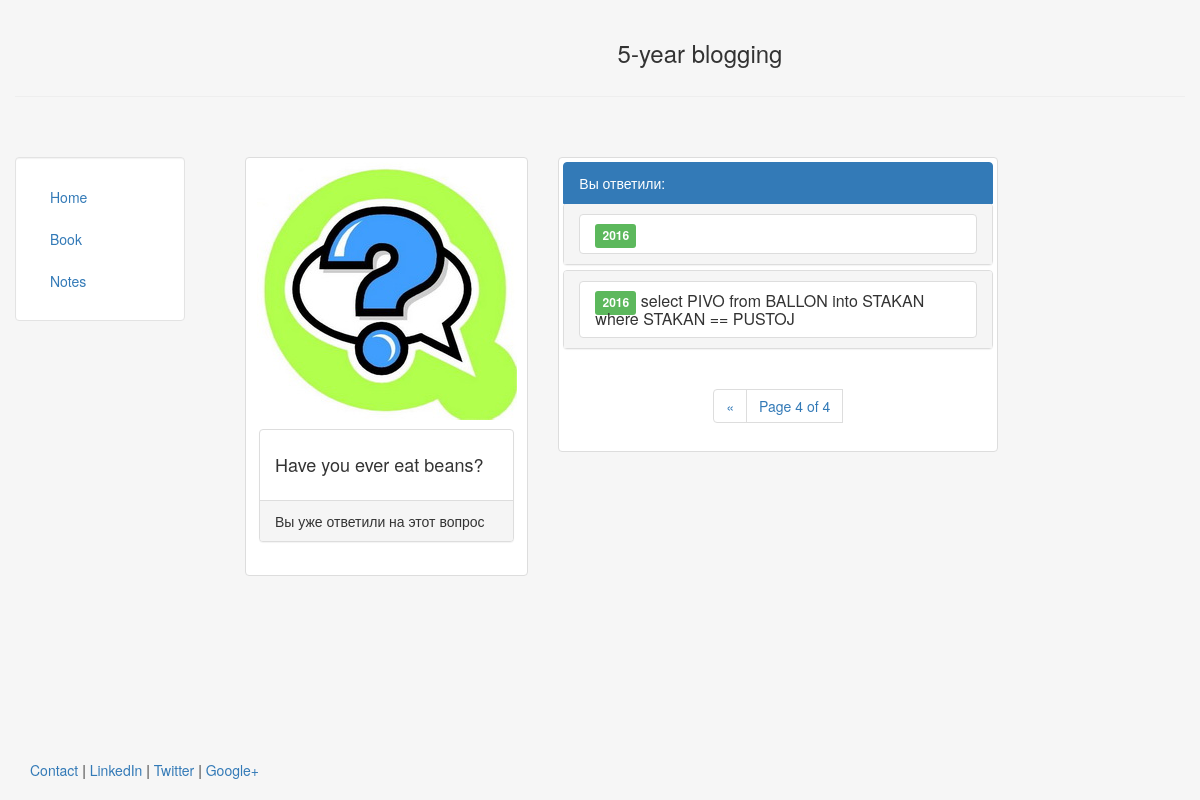
/book/1/?page=4, run on the app's committed database.
### book/models.py (models this page shows, shortened)
class Question(models.Model):
  title = models.CharField(max_length=140)
  date = models.DateTimeField()

class Response(models.Model):
  question = models.ForeignKey(Question, on_delete=models.CASCADE)
  text = models.CharField(max_length=140)
  date = models.DateTimeField()

### book/views.py (the view)
# urls.py: url(r'^(?P<pk>[0-9]+)/$', views.DetailView.as_view(), name='question'),
class DetailView(generic.DetailView):
  model = Question
  template_name = 'book/question.html'
  def get_context_data(self, **kwargs):
    question = self.get_object()
    context = super(DetailView, self).get_context_data(**kwargs)
    response_list = question.response_set.all()
    paginator = Paginator(response_list, 5)
    page = self.request.GET.get('page',1)
    responses = paginator.page(page)
    current_date = timezone.now()
    timedelta = current_date - question.date
    if timedelta.days >= 0 and timedelta.days <= 7:
      context ["current_day"] = True
    else:
      context ["current_day"] = False
    if not question.response_set.filter(date__year = timezone.now().year):
      context ["not_answered"] = True
    else:
      context ["not_answered"] = False
    context['paged_object'] =  responses
    return context

### book/templates/book/question.html (shortened to what this page needs)
{% extends "info/header.html"%}
{% block content %}
  <div class="row-eq-height">
    <div class="col-sm-6 col-md-4">
      <div class="thumbnail">
          {% load staticfiles %}
          <img src="{% static '/img/question.jpg' %}" class="responsive-img" alt="img">
          <div class="caption">
            {% if current_day and not_answered %}
              {% include 'book/includes/responseform.html' %}
            {% elif not_answered %}
              <div class="panel-body">
                  <h4>{{ question.title }}</h4>
                </div>
                <div class="panel-footer">Вы не ответили на вопрос в течении недели</div>
              </div>
            {% else %}
              <div class="panel panel-default">
                <div class="panel-body">
                  <h4>{{ question.title }}</h4>
                </div>
                <div class="panel-footer">Вы уже ответили на этот вопрос</div>
              </div>
            {% endif %}
        </div>
      </div>
    </div>
  {% if question.response_set.all %}
    <div height = "490px" scroll ="auto">
      <div class="col-sm-6 col-md-6">
        <div class="thumbnail">
          <div class="list-group-item active">
            Вы ответили:
          </div>
          <div class="panel-group" id="accordion" role="tablist" aria-multiselectable="true">
            {% for response in paged_object %}
              <div class="panel panel-default">
                <div class="panel-heading" role="tab" id="headingOne">
                  <h4 class="panel-title">
                    <a role="button" data-toggle="collapse" data-parent="#accordion" aria-expanded="false" aria-controls="{{ response.id }}" href="#{{ response.id }}" class="list-group-item">
                    <span class="label label-success">{{ response.date.year }}</span> {{ response.text }}</a>
                  </h4>
                </div>
              </div>
            {% endfor %}
          </div>
          {% include 'book/includes/listpagination.html' %}
        </div>
      </div>
    </div>
    </div>
  {% endif %}
{% endblock %}

### info/templates/info/header.html (style rules this page uses)
html, body { height:100% }

### data on the page
Question: title "Have you ever eat beans?"
Response: date.year "2016"
Response: date.year "2016", text "select PIVO from BALLON into STAKAN where STAKAN == PUSTOJ"

### other printed values
{{ paged_object.number }} "4"
{{ paged_object.paginator.num_pages }} "4"
